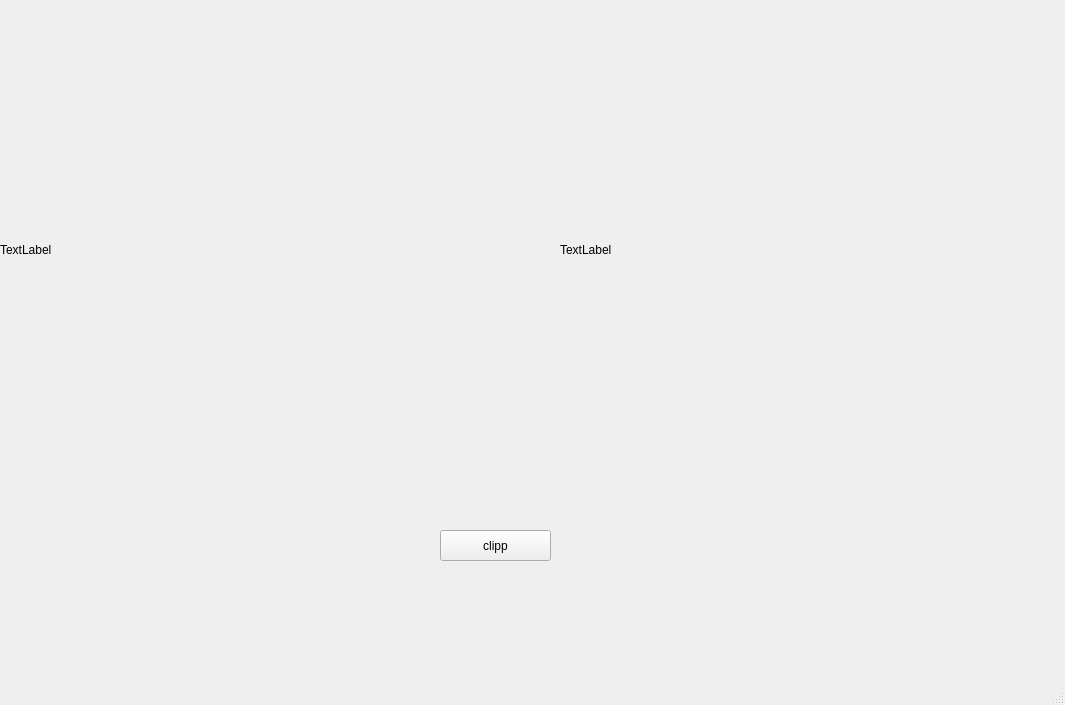
<?xml version="1.0" encoding="UTF-8"?>
<ui version="4.0">
 <class>MainWindow</class>
 <widget class="QMainWindow" name="MainWindow">
  <property name="geometry">
   <rect>
    <x>0</x>
    <y>0</y>
    <width>1065</width>
    <height>705</height>
   </rect>
  </property>
  <property name="windowTitle">
   <string>MainWindow</string>
  </property>
  <widget class="QWidget" name="centralwidget">
   <widget class="QLabel" name="label">
    <property name="geometry">
     <rect>
      <x>0</x>
      <y>0</y>
      <width>500</width>
      <height>500</height>
     </rect>
    </property>
    <property name="text">
     <string>TextLabel</string>
    </property>
   </widget>
   <widget class="QPushButton" name="pushButton">
    <property name="geometry">
     <rect>
      <x>440</x>
      <y>530</y>
      <width>111</width>
      <height>31</height>
     </rect>
    </property>
    <property name="text">
     <string>clipp</string>
    </property>
   </widget>
   <widget class="QLabel" name="label_2">
    <property name="geometry">
     <rect>
      <x>560</x>
      <y>0</y>
      <width>500</width>
      <height>500</height>
     </rect>
    </property>
    <property name="text">
     <string>TextLabel</string>
    </property>
   </widget>
  </widget>
  <widget class="QMenuBar" name="menubar">
   <property name="geometry">
    <rect>
     <x>0</x>
     <y>0</y>
     <width>1065</width>
     <height>26</height>
    </rect>
   </property>
  </widget>
  <widget class="QStatusBar" name="statusbar"/>
 </widget>
 <resources/>
 <connections/>
</ui>
